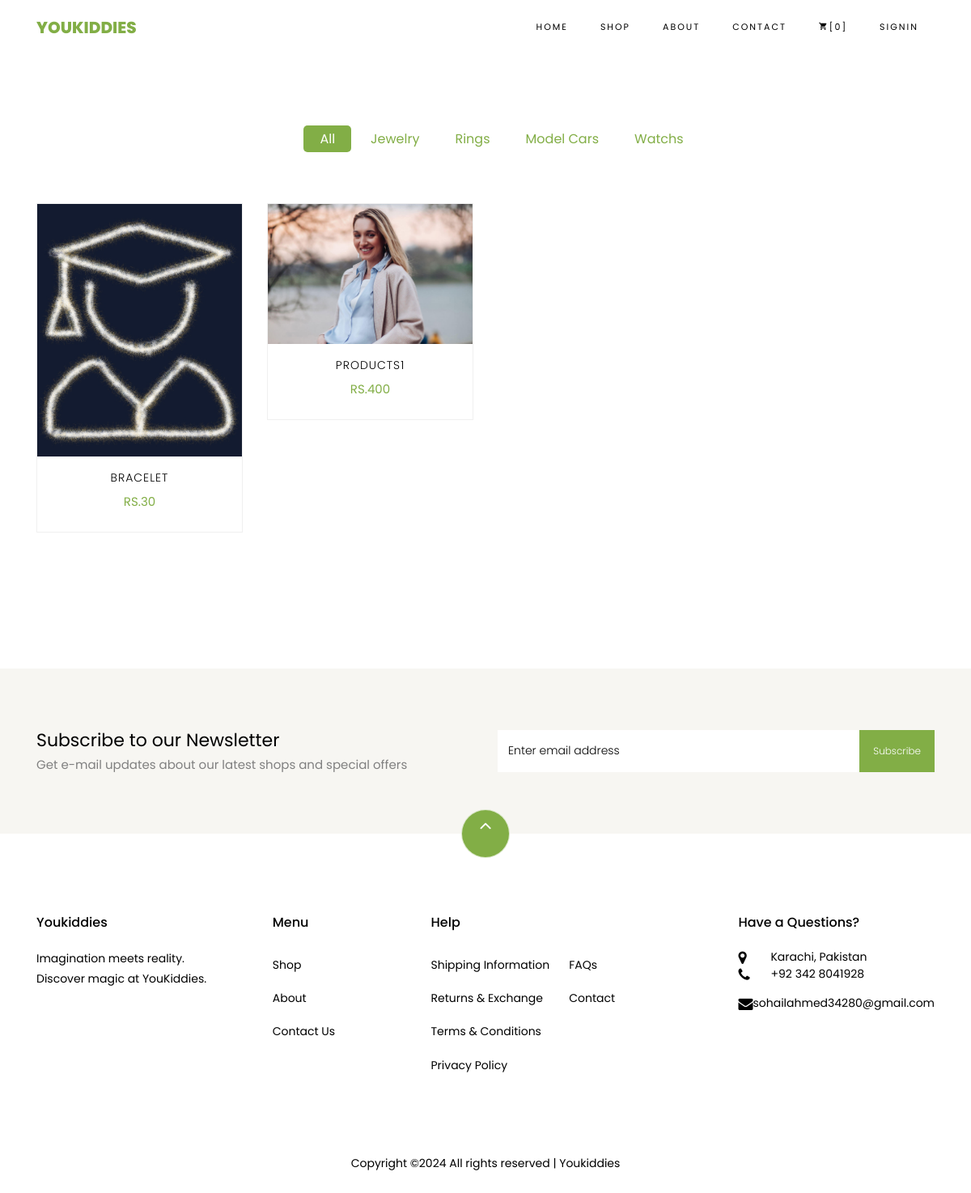
The page /shop/ on the database as committed earlier.
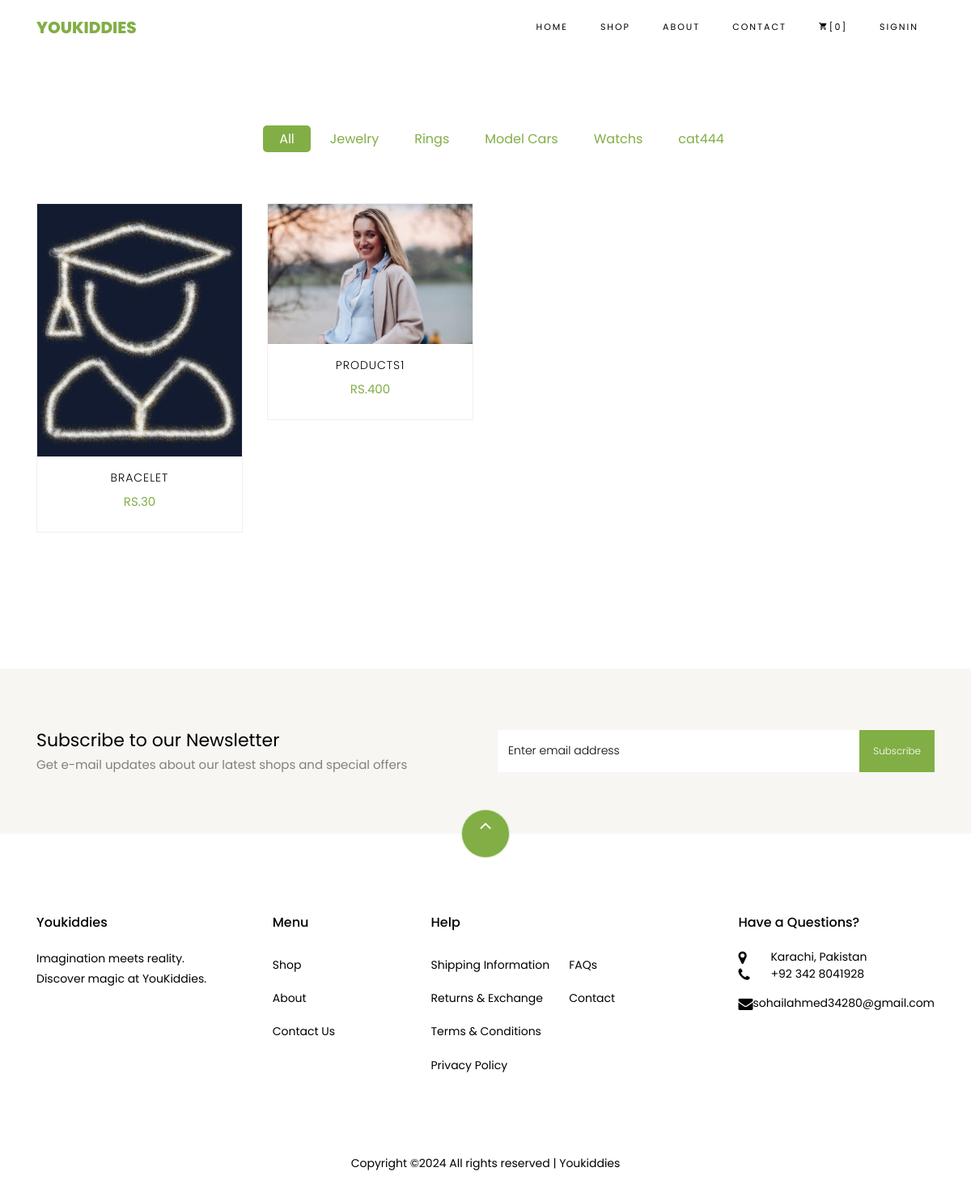
The same page on the database as committed later.
### shop/models.py (models this page shows, shortened)
class Category(models.Model):
    name = models.CharField(max_length=30)
    cat_moto = models.CharField(max_length=30)
    photo = models.ImageField(upload_to='products_category')
    date = models.DateTimeField(auto_now_add=True)

class Product(models.Model):
    name = models.CharField(max_length=100)
    photo = models.ImageField(upload_to='products')
    price = models.IntegerField()
    details = models.TextField()
    category = models.ForeignKey(Category, on_delete=models.CASCADE)
    author = models.ForeignKey(AuthorProfile, on_delete=models.CASCADE)
    is_draft = models.BooleanField(default=False)
    date = models.DateTimeField(auto_now_add=True)
    inventory = models.IntegerField(default=1)

### shop/views.py (the view)
# urls.py: path('', views.shop_page, name='shop'),
def shop_page(request):
    category = Category.objects.all()
    products = Product.objects.filter(is_draft=False)
    context = {
        'category': category,
        'products': products
    }
    return render(request, 'shop/shop.html', context)

### cart/cart_context_processors.py (called while the page is built)
def cart_item_count(request):
    if request.user.is_authenticated:
        cart, created = Cart.objects.get_or_create(user=request.user)
        return {'cart_item_count': cart.items.count()}
    else:
        return {'cart_item_count': 0}

### templates/shop/shop.html (shortened to what this page needs)
{% extends 'base/base.html' %}
{% load static %}
{% block content %}
    <section class="ftco-section">
    	<div class="container">
    		<div class="row justify-content-center">
    			<div class="col-md-10 mb-5 text-center">
    				<ul class="product-category">
    					<li><a href="#" class="active">All</a></li>
              {% for ctg in category %}
    					<li><a href="{% url 'shop:category' ctg.name %}">{{ ctg.name }}</a></li>
              {% endfor %}
    				</ul>
    			</div>
    		</div>
    		<div class="row">
          {% if products %}
          {% for product in products %}
    			<div class="col-md-6 col-lg-3 ftco-animate">
    				<div class="product">
    					<a href="{% url 'shop:product-details' product.id %}" class="img-prod"><img class="img-fluid" src="{{ product.photo.url }}" alt="Colorlib Template">
    					</a>
    					<div class="text py-3 pb-4 px-3 text-center">
    						<h3><a href="{% url 'shop:product-details' product.id %}">{{ product.name }}</a></h3>
    						<div class="d-flex">
    							<div class="pricing">
		    						<p class="price"><span>RS.{{ product.price }}</span></p>
		    					</div>
	    					</div>
    					</div>
    				</div>
    			</div>
          {% endfor %}
          {% else %}
          <p>There is No Product Here!</p>
          {% endif %}
    		</div>
    	</div>
    </section>
{% endblock %}

### templates/base/base.html (shortened to what this page needs)
<!DOCTYPE html>
<html lang="en">
  {% load static %}
  {% include 'base/header.html' %}
  <body class="goto-here">
    {% include 'base/navbar.html' %}
    {% block content %}
    {% endblock %}
    {% include 'base/footer.html' %}
  </body>
</html>

### templates/base/header.html (shortened to what this page needs)
{% load static %}
<head>
  <link rel="stylesheet" href="{% static 'css/open-iconic-bootstrap.min.css' %}">
  <link rel="stylesheet" href="{% static 'css/animate.css' %}">
  <link rel="stylesheet" href="{% static 'css/owl.carousel.min.css' %}">
  <link rel="stylesheet" href="{% static 'css/owl.theme.default.min.css' %}">
  <link rel="stylesheet" href="{% static 'css/magnific-popup.css' %}">
  <link rel="stylesheet" href="{% static 'css/aos.css' %}">
  <link rel="stylesheet" href="{% static 'css/ionicons.min.css' %}">
  <link rel="stylesheet" href="{% static 'css/bootstrap-datepicker.css' %}">
  <link rel="stylesheet" href="{% static 'css/jquery.timepicker.css' %}">
  <link rel="stylesheet" href="{% static 'css/flaticon.css' %}">
  <link rel="stylesheet" href="{% static 'css/icomoon.css' %}">
  <link rel="stylesheet" href="{% static 'css/style.css' %}">
  <link rel="stylesheet" href="https://cdn.jsdelivr.net/npm/glider-js@1/glider.min.css">
</head>

### templates/base/navbar.html (shortened to what this page needs)
<nav class="navbar navbar-expand-lg navbar-dark ftco_navbar bg-dark ftco-navbar-light" id="ftco-navbar">
  <div class="container">
    <a class="navbar-brand" href="{% url 'home' %}">Youkiddies</a>
    <div class="collapse navbar-collapse" id="ftco-nav">
      <ul class="navbar-nav ml-auto">
        <li class="nav-item active"><a href="{% url 'home' %}" class="nav-link">Home</a></li>
        <li class="nav-item"><a class="nav-link" href="{% url 'shop:shop' %}" >Shop</a></li>
        <li class="nav-item"><a href="{% url 'about' %}" class="nav-link">About</a></li>
        <li class="nav-item"><a href="{% url 'contact' %}" class="nav-link">Contact</a></li>
        <li class="nav-item cta cta-colored"><a href="{% url 'cart:cart' %}" class="nav-link"><span class="icon-shopping_cart"></span>[{{cart_item_count}}]</a></li>
        {% if request.user.is_authenticated %}
        <li class="nav-item"><a href="" class="nav-link">Welcome {{ user }}</a></li>
        <li class="nav-item"><a href="{% url 'account:signout' %}" class="nav-link">Signout</a></li>
        {% else %}
        <li class="nav-item"><a href="{% url 'account:signin' %}" class="nav-link">Signin</a></li>
        {% endif %}
      </ul>
    </div>
  </div>
</nav>

### templates/base/footer.html (shortened to what this page needs)
{% include 'base/subscribe.html' %}
<footer class="ftco-footer ftco-section">
  <div class="container">
    <div class="row">
      <div class="mouse">
        <a href="#" class="mouse-icon">
          <div class="mouse-wheel"><span class="ion-ios-arrow-up"></span></div>
        </a>
      </div>
    </div>
    <div class="row mb-5">
      <div class="col-md">
        <div class="ftco-footer-widget mb-4">
          <h2 class="ftco-heading-2">Youkiddies</h2>
          <p>Imagination meets reality. Discover magic at YouKiddies.</p>
          <ul class="ftco-footer-social list-unstyled float-md-left float-lft mt-5">
          </ul>
        </div>
      </div>
      <div class="col-md">
        <div class="ftco-footer-widget mb-4 ml-md-5">
          <h2 class="ftco-heading-2">Menu</h2>
          <ul class="list-unstyled">
            <li><a href="{% url 'shop:shop' %}" class="py-2 d-block">Shop</a></li>
            <li><a href="{% url 'about' %}" class="py-2 d-block">About</a></li>
            <li><a href="{% url 'contact' %}" class="py-2 d-block">Contact Us</a></li>
          </ul>
        </div>
      </div>
      <div class="col-md-4">
         <div class="ftco-footer-widget mb-4">
          <h2 class="ftco-heading-2">Help</h2>
          <div class="d-flex">
            <ul class="list-unstyled mr-l-5 pr-l-3 mr-4">
              <li><a href="#" class="py-2 d-block">Shipping Information</a></li>
              <li><a href="#" class="py-2 d-block">Returns &amp; Exchange</a></li>
              <li><a href="#" class="py-2 d-block">Terms &amp; Conditions</a></li>
              <li><a href="#" class="py-2 d-block">Privacy Policy</a></li>
            </ul>
            <ul class="list-unstyled">
              <li><a href="#" class="py-2 d-block">FAQs</a></li>
              <li><a href="{% url 'contact' %}" class="py-2 d-block">Contact</a></li>
            </ul>
          </div>
        </div>
      </div>
      <div class="col-md">
        <div class="ftco-footer-widget mb-4">
          <h2 class="ftco-heading-2">Have a Questions?</h2>
          <div class="block-23 mb-3">
            <ul>
              <li><span class="icon icon-map-marker"></span><span class="text">Karachi, Pakistan</span></li>
              <li><a href="#"><span class="icon icon-phone"></span><span class="text">+92 342 8041928</span></a></li>
              <li><a href="#"><span class="icon icon-envelope"></span><span class="text"> sohailahmed34280@gmail.com</span></a></li>
            </ul>
          </div>
        </div>
      </div>
    </div>
    <div class="row">
      <div class="col-md-12 text-center">
        <p>
          Copyright &copy;<script>document.write(new Date().getFullYear());</script> All rights reserved | Youkiddies</a>
        </p>
      </div>
    </div>
  </div>
</footer>

### templates/base/subscribe.html (shortened to what this page needs)
<section class="ftco-section ftco-no-pt ftco-no-pb py-5 bg-light">
  <div class="container py-4">
    <div class="row d-flex justify-content-center py-5">
      <div class="col-md-6">
        <h2 style="font-size: 22px;" class="mb-0">Subscribe to our Newsletter</h2>
        <span>Get e-mail updates about our latest shops and special offers</span>
      </div>
      <div class="col-md-6 d-flex align-items-center">
        <form id="subscribe-form" class="subscribe-form" method="POST">
          <div class="form-group d-flex">
            <input type="email" name="email" class="form-control" placeholder="Enter email address" required>
            <input type="submit" value="Subscribe" class="submit px-3 subscribe-btn">
          </div>
        </form>
      </div>
    </div>
  </div>
</section>

### templates/base/js.html (shortened to what this page needs)
{% load static %}

### static/css/icomoon.css (style rules this page uses)
[class^="icon-"], [class*=" icon-"] { font-family: 'icomoon' !important; speak: none; font-style: normal; font-weight: normal; font-variant: normal; text-transform: none; line-height: 1; -webkit-font-smoothing: antialiased; -moz-osx-font-smoothing: grayscale; }
.icon-map-marker:before { content: "\f041"; }
.icon-phone:before { content: "\f095"; }
.icon-envelope:before { content: "\f0e0"; }
.icon-shopping_cart:before { content: "\e8cc"; }

Rows that differ between the two databases and show on the page:
added Category: name "cat444"
